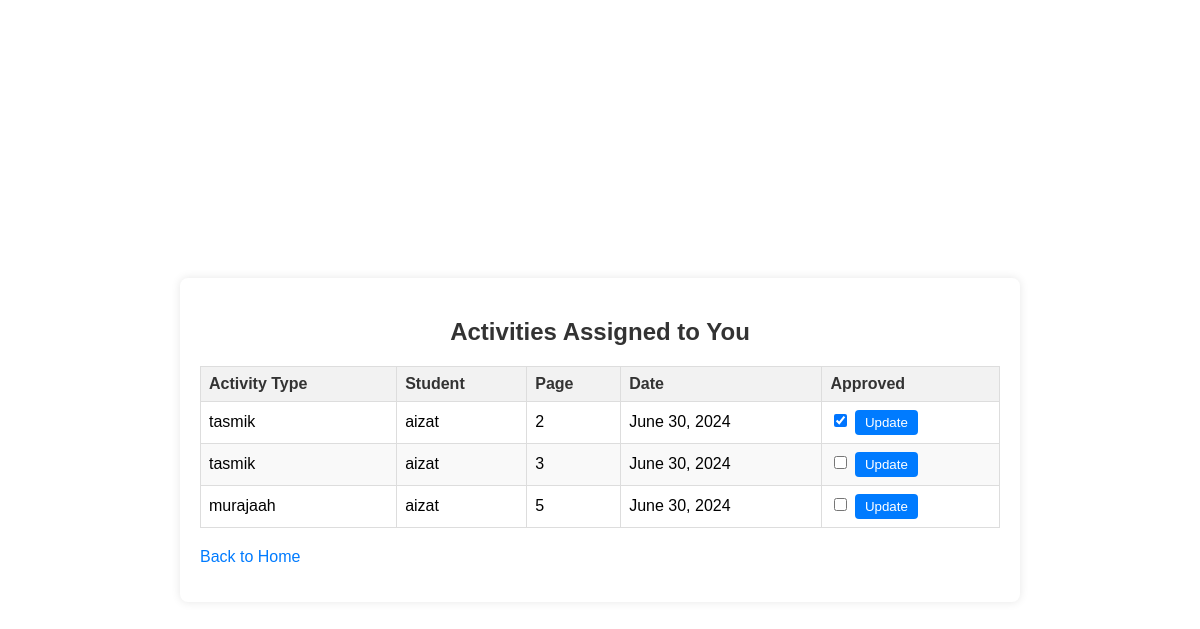
Page /myapp/teacher/activity/ (signed in) on the committed database.
### myapp/models.py (models this page shows, shortened)
class Activity(models.Model):
    ACTIVITY_CHOICES = [
        ('murajaah', 'Murajaah'),
        ('tasmik', 'Tasmik'),
    ]
    student = models.ForeignKey(Student, on_delete=models.CASCADE)
    teacher = models.ForeignKey(Teacher, on_delete=models.CASCADE)
    activity_type = models.CharField(max_length=10, choices=ACTIVITY_CHOICES)
    page = models.IntegerField()
    date = models.DateField()
    approved = models.BooleanField(null=True, blank=True, default=None)

class Student(models.Model):
    user = models.OneToOneField(User, on_delete=models.CASCADE)
    student_name = models.CharField(max_length=100)
    student_email = models.EmailField(unique=True)
    student_phone = models.CharField(max_length=15)
    student_program = models.CharField(max_length=100)
    student_class = models.CharField(max_length=100)
    student_sem = models.CharField(max_length=15,default=1)
    def __str__(self):
        return self.student_name

### myapp/views.py (the view)
# urls.py: path('teacher/activity/', views.teacher_activity, name='teacher_activity'),
def teacher_activity(request):
    if request.user.is_authenticated and request.user.is_superuser:
        teacher_id = request.user.id
        teacher = get_object_or_404(Teacher, pk=teacher_id)
        activities = Activity.objects.filter(teacher=teacher)
        return render(request, 'teacher_activity.html', {'activities': activities})
    else:
        return redirect('home')

### myapp/templates/teacher_activity.html (shortened to what this page needs)
{% load static %}
<!DOCTYPE html>
<html>
<head>
</head>
<body>
    <div class="container">
        <h2>Activities Assigned to You</h2>
        <table>
            <thead>
                <tr>
                    <th>Activity Type</th>
                    <th>Student</th>
                    <th>Page</th>
                    <th>Date</th>
                    <th>Approved</th>
                </tr>
            </thead>
            <tbody>
                {% for activity in activities %}
                    <tr>
                        <td>{{ activity.activity_type }}</td>
                        <td>{{ activity.student }}</td>
                        <td>{{ activity.page }}</td>
                        <td>{{ activity.date }}</td>
                        <td>
                            <form method="post" action="{% url 'update_approval' activity.id %}">
                                <input type="checkbox" name="approved" {% if activity.approved %}checked{% endif %}>
                                <button type="submit">Update</button>
                            </form>
                        </td>
                    </tr>
                {% endfor %}
            </tbody>
        </table>
        <p><a href="{% url 'home' %}">Back to Home</a></p>
    </div>
</body>
</html>

### rows in the picture
Activity: activity_type "tasmik", student "aizat", page "2", date "June 30, 2024", approved "☑"
Activity: activity_type "tasmik", student "aizat", page "3", date "June 30, 2024"
Activity: activity_type "murajaah", student "aizat", page "5", date "June 30, 2024"
